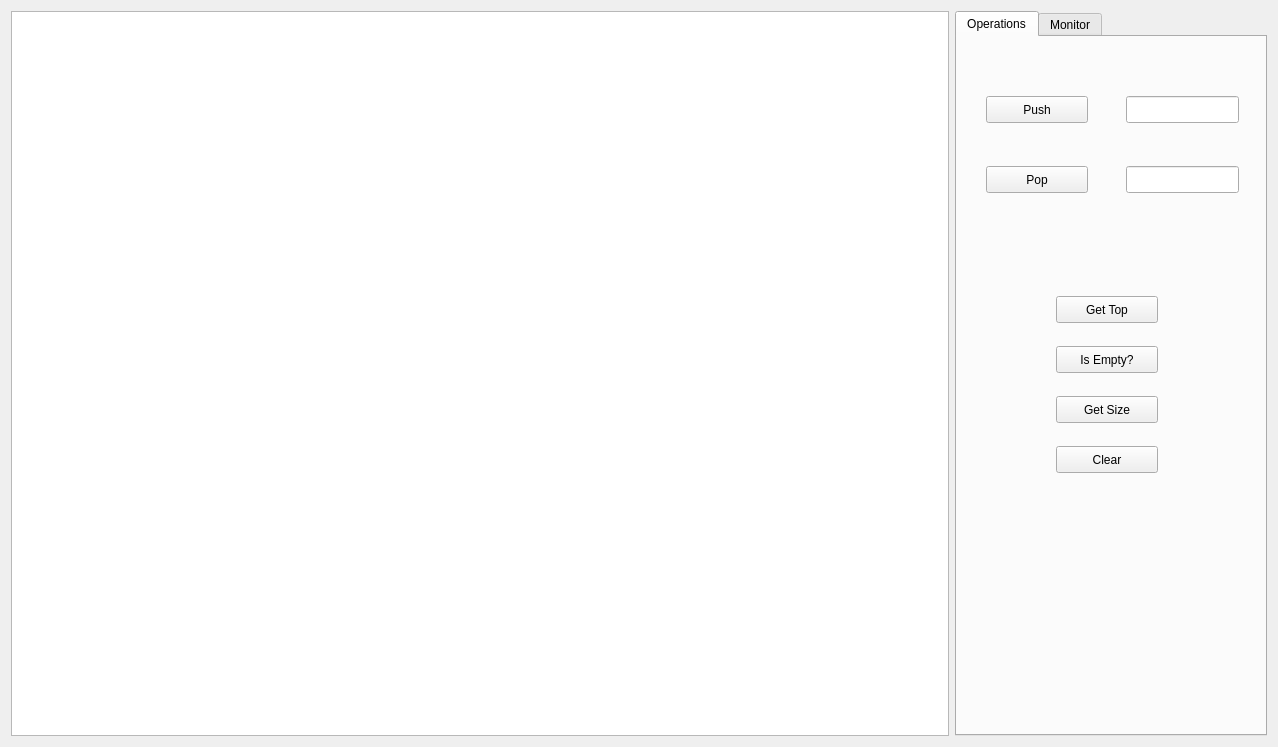
<?xml version="1.0" encoding="UTF-8"?>
<ui version="4.0">
 <class>Structure</class>
 <widget class="QWidget" name="Structure">
  <property name="geometry">
   <rect>
    <x>0</x>
    <y>0</y>
    <width>1278</width>
    <height>747</height>
   </rect>
  </property>
  <property name="windowTitle">
   <string>Form</string>
  </property>
  <layout class="QHBoxLayout" name="horizontalLayout" stretch="3,1">
   <item>
    <widget class="View" name="view"/>
   </item>
   <item>
    <widget class="QTabWidget" name="tabWidget">
     <property name="currentIndex">
      <number>0</number>
     </property>
     <property name="elideMode">
      <enum>Qt::TextElideMode::ElideNone</enum>
     </property>
     <property name="documentMode">
      <bool>false</bool>
     </property>
     <property name="tabsClosable">
      <bool>false</bool>
     </property>
     <property name="tabBarAutoHide">
      <bool>false</bool>
     </property>
     <widget class="QWidget" name="tab">
      <attribute name="title">
       <string>Operations</string>
      </attribute>
      <layout class="QGridLayout" name="gridLayout_2">
       <item row="0" column="0">
        <widget class="QStackedWidget" name="stackedWidget">
         <property name="currentIndex">
          <number>1</number>
         </property>
         <widget class="QWidget" name="page">
          <widget class="QPushButton" name="pushButton_2">
           <property name="geometry">
            <rect>
             <x>20</x>
             <y>120</y>
             <width>102</width>
             <height>27</height>
            </rect>
           </property>
           <property name="text">
            <string>Delete</string>
           </property>
          </widget>
          <widget class="QLineEdit" name="lineEdit_2">
           <property name="geometry">
            <rect>
             <x>160</x>
             <y>190</y>
             <width>113</width>
             <height>27</height>
            </rect>
           </property>
          </widget>
          <widget class="QLineEdit" name="lineEdit">
           <property name="geometry">
            <rect>
             <x>160</x>
             <y>50</y>
             <width>113</width>
             <height>27</height>
            </rect>
           </property>
          </widget>
          <widget class="QPushButton" name="pushButton_4">
           <property name="geometry">
            <rect>
             <x>20</x>
             <y>190</y>
             <width>102</width>
             <height>27</height>
            </rect>
           </property>
           <property name="text">
            <string>Search</string>
           </property>
          </widget>
          <widget class="QLineEdit" name="lineEdit_3">
           <property name="geometry">
            <rect>
             <x>160</x>
             <y>120</y>
             <width>113</width>
             <height>27</height>
            </rect>
           </property>
          </widget>
          <widget class="QPushButton" name="pushButton_5">
           <property name="geometry">
            <rect>
             <x>90</x>
             <y>290</y>
             <width>102</width>
             <height>27</height>
            </rect>
           </property>
           <property name="text">
            <string>Delete</string>
           </property>
          </widget>
          <widget class="QPushButton" name="pushButton_3">
           <property name="geometry">
            <rect>
             <x>90</x>
             <y>250</y>
             <width>102</width>
             <height>27</height>
            </rect>
           </property>
           <property name="text">
            <string>Update</string>
           </property>
          </widget>
          <widget class="QPushButton" name="pushButton">
           <property name="geometry">
            <rect>
             <x>20</x>
             <y>50</y>
             <width>102</width>
             <height>27</height>
            </rect>
           </property>
           <property name="text">
            <string>Add</string>
           </property>
          </widget>
         </widget>
         <widget class="QWidget" name="stack">
          <widget class="QLineEdit" name="input_pop">
           <property name="geometry">
            <rect>
             <x>160</x>
             <y>120</y>
             <width>113</width>
             <height>27</height>
            </rect>
           </property>
           <property name="text">
            <string/>
           </property>
          </widget>
          <widget class="QLineEdit" name="input_push">
           <property name="geometry">
            <rect>
             <x>160</x>
             <y>50</y>
             <width>113</width>
             <height>27</height>
            </rect>
           </property>
           <property name="text">
            <string/>
           </property>
          </widget>
          <widget class="QPushButton" name="button_get_top">
           <property name="geometry">
            <rect>
             <x>90</x>
             <y>250</y>
             <width>102</width>
             <height>27</height>
            </rect>
           </property>
           <property name="text">
            <string>Get Top</string>
           </property>
          </widget>
          <widget class="QPushButton" name="button_pop">
           <property name="geometry">
            <rect>
             <x>20</x>
             <y>120</y>
             <width>102</width>
             <height>27</height>
            </rect>
           </property>
           <property name="text">
            <string>Pop</string>
           </property>
          </widget>
          <widget class="QPushButton" name="button_push">
           <property name="geometry">
            <rect>
             <x>20</x>
             <y>50</y>
             <width>102</width>
             <height>27</height>
            </rect>
           </property>
           <property name="text">
            <string>Push</string>
           </property>
          </widget>
          <widget class="QPushButton" name="button_is_empty">
           <property name="geometry">
            <rect>
             <x>90</x>
             <y>300</y>
             <width>102</width>
             <height>27</height>
            </rect>
           </property>
           <property name="text">
            <string>Is Empty?</string>
           </property>
          </widget>
          <widget class="QPushButton" name="button_get_size">
           <property name="geometry">
            <rect>
             <x>90</x>
             <y>350</y>
             <width>102</width>
             <height>27</height>
            </rect>
           </property>
           <property name="text">
            <string>Get Size</string>
           </property>
          </widget>
          <widget class="QPushButton" name="button_clear">
           <property name="geometry">
            <rect>
             <x>90</x>
             <y>400</y>
             <width>102</width>
             <height>27</height>
            </rect>
           </property>
           <property name="text">
            <string>Clear</string>
           </property>
          </widget>
         </widget>
        </widget>
       </item>
      </layout>
     </widget>
     <widget class="QWidget" name="tab_2">
      <attribute name="title">
       <string>Monitor</string>
      </attribute>
     </widget>
    </widget>
   </item>
  </layout>
 </widget>
 <customwidgets>
  <customwidget>
   <class>View</class>
   <extends>QGraphicsView</extends>
   <header>View.hpp</header>
  </customwidget>
 </customwidgets>
 <resources/>
 <connections/>
</ui>
